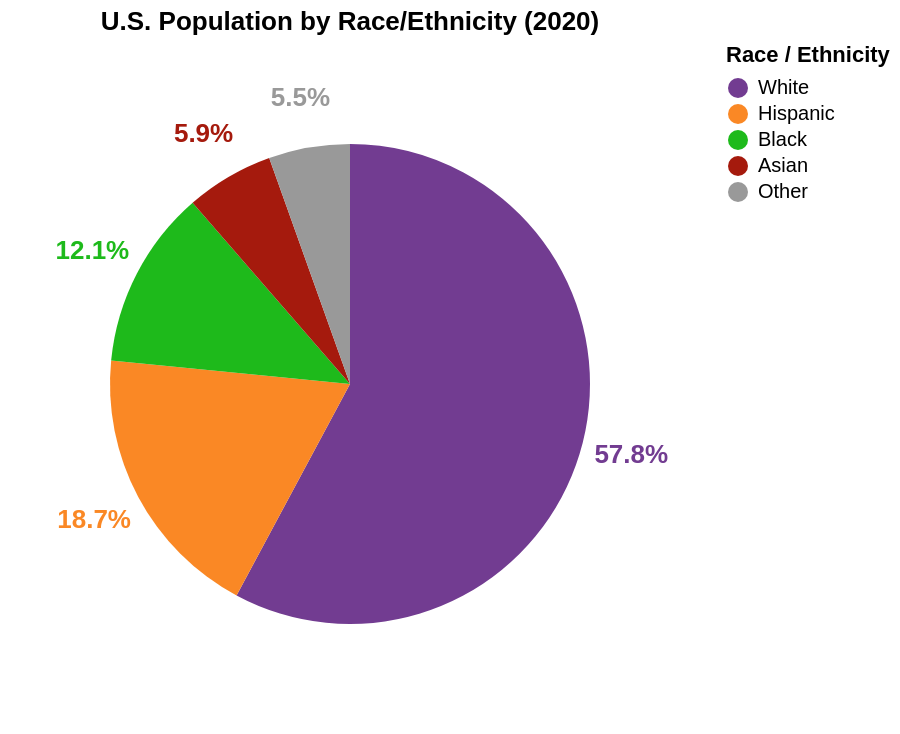

Notebook code for this chart:
### Code cell
population = pd.DataFrame({
    "Group": ["White", "Hispanic", "Black", "Asian", "Other"],
    "Population": [
        191697647, 62080044, 39940338, 19618719, 18112533
    ]
})

population["Percent"] = (
    population["Population"] / population["Population"].sum() * 100
)

population["Label"] = population["Percent"].map(
    lambda x: f"{x:.1f}%"
)

group_order = ["White", "Hispanic", "Black", "Asian", "Other"]

population["sort_order"] = population["Group"].map({
    "White": 0,
    "Hispanic": 1,
    "Black": 2,
    "Asian": 3,
    "Other": 4
})

base = alt.Chart(population).encode(
    theta=alt.Theta("Population:Q", stack=True),
    order=alt.Order("sort_order:Q", sort="ascending"),
    color=alt.Color(
        "Group:N",
        scale=alt.Scale(
            domain=group_order,
            range=["#723C91", "#FA8825", "#1EBA1B",
                   "#A51A0D", "#999999"]
        ),
        legend=alt.Legend(title="Race / Ethnicity")
    )
)

pie = base.mark_arc(outerRadius=120)

labels = base.mark_text(
    radius=145,
    fontSize=13,
    fontWeight="bold"
).encode(text="Label:N")

chart03c = (pie + labels).properties(
    width=340,
    height=340,
    title="U.S. Population by Race/Ethnicity (2020)"
)

chart03c

### Figure 1 — Vega-Lite specification as saved in the notebook (floating-point values rounded to 4 significant figures)
{"config": {"view": {"continuousWidth": 300, "continuousHeight": 300}}, "layer": [{"mark": {"type": "arc", "outerRadius": 120}, "encoding": {"color": {"field": "Group", "legend": {"title": "Race / Ethnicity"}, "scale": {"domain": ["White", "Hispanic", "Black", "Asian", "Other"], "range": ["#723C91", "#FA8825", "#1EBA1B", "#A51A0D", "#999999"]}, "type": "nominal"}, "order": {"field": "sort_order", "sort": "ascending", "type": "quantitative"}, "theta": {"field": "Population", "stack": true, "type": "quantitative"}}}, {"mark": {"type": "text", "fontSize": 13, "fontWeight": "bold", "radius": 145}, "encoding": {"color": {"field": "Group", "legend": {"title": "Race / Ethnicity"}, "scale": {"domain": ["White", "Hispanic", "Black", "Asian", "Other"], "range": ["#723C91", "#FA8825", "#1EBA1B", "#A51A0D", "#999999"]}, "type": "nominal"}, "order": {"field": "sort_order", "sort": "ascending", "type": "quantitative"}, "text": {"field": "Label", "type": "nominal"}, "theta": {"field": "Population", "stack": true, "type": "quantitative"}}}], "data": {"name": "data-9a4a3f7984c5e3fb377f92559248e8a5"}, "height": 340, "title": "U.S. Population by Race/Ethnicity (2020)", "width": 340, "$schema": "https://vega.github.io/schema/vega-lite/v6.4.1.json", "datasets": {"data-9a4a3f7984c5e3fb377f92559248e8a5": [{"Group": "White", "Population": 191697647, "Percent": 57.84, "Label": "57.8%", "sort_order": 0}, {"Group": "Hispanic", "Population": 62080044, "Percent": 18.73, "Label": "18.7%", "sort_order": 1}, {"Group": "Black", "Population": 39940338, "Percent": 12.05, "Label": "12.1%", "sort_order": 2}, {"Group": "Asian", "Population": 19618719, "Percent": 5.919, "Label": "5.9%", "sort_order": 3}, {"Group": "Other", "Population": 18112533, "Percent": 5.465, "Label": "5.5%", "sort_order": 4}]}}
